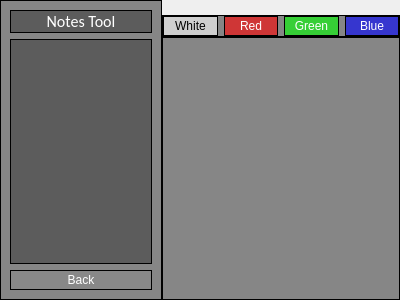
<?xml version="1.0" encoding="UTF-8"?>
<ui version="4.0">
 <class>Notes</class>
 <widget class="QWidget" name="Notes">
  <property name="geometry">
   <rect>
    <x>0</x>
    <y>0</y>
    <width>400</width>
    <height>300</height>
   </rect>
  </property>
  <property name="windowTitle">
   <string>Form</string>
  </property>
  <layout class="QHBoxLayout" name="horizontalLayout_2">
   <property name="spacing">
    <number>0</number>
   </property>
   <property name="leftMargin">
    <number>0</number>
   </property>
   <property name="topMargin">
    <number>0</number>
   </property>
   <property name="rightMargin">
    <number>0</number>
   </property>
   <property name="bottomMargin">
    <number>0</number>
   </property>
   <item>
    <widget class="QFrame" name="LeftFrameStyleSheet">
     <property name="styleSheet">
      <string notr="true">QFrame
{
	background:rgba(64,64,64,60%);
    border: 1px solid black;
}

QPushButton
{
	background-color: rgb(136, 136, 136);
	color: white;
	border: 1px solid black;
	padding: 2px;
}


QPushButton:pressed 
{
    background-color: rgb(64, 64, 64);
}

QLabel
{
	color: white;
}

QListView
{
	color: white;
}</string>
     </property>
     <property name="frameShape">
      <enum>QFrame::StyledPanel</enum>
     </property>
     <property name="frameShadow">
      <enum>QFrame::Raised</enum>
     </property>
     <layout class="QVBoxLayout" name="verticalLayout_2">
      <item>
       <layout class="QVBoxLayout" name="buttonVertLayout">
        <property name="leftMargin">
         <number>0</number>
        </property>
        <property name="topMargin">
         <number>0</number>
        </property>
        <property name="rightMargin">
         <number>0</number>
        </property>
        <property name="bottomMargin">
         <number>0</number>
        </property>
        <item>
         <widget class="QLabel" name="toolNameLabel">
          <property name="font">
           <font>
            <family>Calibri</family>
            <pointsize>12</pointsize>
           </font>
          </property>
          <property name="text">
           <string>Notes Tool</string>
          </property>
          <property name="alignment">
           <set>Qt::AlignCenter</set>
          </property>
         </widget>
        </item>
        <item>
         <widget class="QListView" name="listView">
          <property name="sizePolicy">
           <sizepolicy hsizetype="Maximum" vsizetype="Expanding">
            <horstretch>0</horstretch>
            <verstretch>0</verstretch>
           </sizepolicy>
          </property>
          <property name="maximumSize">
           <size>
            <width>160</width>
            <height>16777215</height>
           </size>
          </property>
         </widget>
        </item>
        <item>
         <widget class="QPushButton" name="backPushButton">
          <property name="text">
           <string>Back</string>
          </property>
         </widget>
        </item>
       </layout>
      </item>
     </layout>
    </widget>
   </item>
   <item>
    <layout class="QVBoxLayout" name="verticalLayout">
     <property name="spacing">
      <number>0</number>
     </property>
     <item>
      <widget class="QLabel" name="dirStatusLabel">
       <property name="sizePolicy">
        <sizepolicy hsizetype="Preferred" vsizetype="Preferred">
         <horstretch>0</horstretch>
         <verstretch>0</verstretch>
        </sizepolicy>
       </property>
       <property name="maximumSize">
        <size>
         <width>16777215</width>
         <height>16777215</height>
        </size>
       </property>
       <property name="font">
        <font>
         <family>Calibri</family>
        </font>
       </property>
       <property name="styleSheet">
        <string notr="true">QLabel
{
	color: white;
}</string>
       </property>
       <property name="text">
        <string/>
       </property>
       <property name="alignment">
        <set>Qt::AlignLeading|Qt::AlignLeft|Qt::AlignVCenter</set>
       </property>
       <property name="wordWrap">
        <bool>false</bool>
       </property>
      </widget>
     </item>
     <item>
      <widget class="QFrame" name="frame">
       <property name="styleSheet">
        <string notr="true">QFrame
{
	background:rgba(64,64,64,60%);
    border: 1px solid black;
}</string>
       </property>
       <property name="frameShape">
        <enum>QFrame::StyledPanel</enum>
       </property>
       <property name="frameShadow">
        <enum>QFrame::Raised</enum>
       </property>
       <layout class="QHBoxLayout" name="horizontalLayout">
        <property name="spacing">
         <number>0</number>
        </property>
        <property name="leftMargin">
         <number>0</number>
        </property>
        <property name="topMargin">
         <number>0</number>
        </property>
        <property name="rightMargin">
         <number>0</number>
        </property>
        <property name="bottomMargin">
         <number>0</number>
        </property>
        <item>
         <layout class="QHBoxLayout" name="colorButtonLayout">
          <property name="spacing">
           <number>6</number>
          </property>
          <item>
           <widget class="QPushButton" name="whitePushButton">
            <property name="styleSheet">
             <string notr="true">QPushButton
{
	background-color: rgba(255, 255, 255, 60%);
	color: black;
	border: 1px solid black;
	padding: 2px;
}

QPushButton:pressed 
{
    background-color: rgb(255, 255, 255);
}
</string>
            </property>
            <property name="text">
             <string>White</string>
            </property>
           </widget>
          </item>
          <item>
           <widget class="QPushButton" name="redPushButton">
            <property name="styleSheet">
             <string notr="true">QPushButton
{
	background-color: rgba(255, 0, 0, 60%);
	color: white;
	border: 1px solid black;
	padding: 2px;
}

QPushButton:pressed 
{
    background-color: rgb(255, 0, 0);
}
</string>
            </property>
            <property name="text">
             <string>Red</string>
            </property>
           </widget>
          </item>
          <item>
           <widget class="QPushButton" name="greenPushButton">
            <property name="styleSheet">
             <string notr="true">QPushButton
{
	background-color: rgba(0, 255, 0, 60%);
	color: white;
	border: 1px solid black;
	padding: 2px;
}

QPushButton:pressed 
{
    background-color: rgb(0, 255, 0);
}
</string>
            </property>
            <property name="text">
             <string>Green</string>
            </property>
           </widget>
          </item>
          <item>
           <widget class="QPushButton" name="bluePushButton">
            <property name="styleSheet">
             <string notr="true">QPushButton
{
	background-color: rgba(0, 0, 255, 60%);
	color: white;
	border: 1px solid black;
	padding: 2px;
}

QPushButton:pressed 
{
    background-color: rgb(0, 0, 255);
}
</string>
            </property>
            <property name="text">
             <string>Blue</string>
            </property>
           </widget>
          </item>
         </layout>
        </item>
       </layout>
      </widget>
     </item>
     <item>
      <widget class="QTextEdit" name="textEdit">
       <property name="font">
        <font>
         <family>Calibri</family>
         <pointsize>12</pointsize>
        </font>
       </property>
       <property name="styleSheet">
        <string notr="true">QTextEdit
{
	background:rgba(64,64,64,60%);
    border: 1px solid black;
	color: white;
}</string>
       </property>
      </widget>
     </item>
    </layout>
   </item>
  </layout>
 </widget>
 <resources/>
 <connections/>
</ui>
